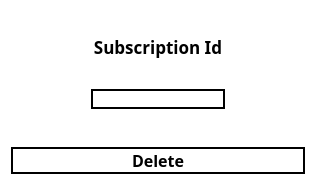
<?xml version="1.0" encoding="UTF-8"?>
<ui version="4.0">
 <class>Dialog</class>
 <widget class="QDialog" name="Dialog">
  <property name="geometry">
   <rect>
    <x>0</x>
    <y>0</y>
    <width>316</width>
    <height>185</height>
   </rect>
  </property>
  <property name="windowTitle">
   <string>Dialog</string>
  </property>
  <property name="styleSheet">
   <string notr="true">QDialog {
	background-color: white;
}</string>
  </property>
  <layout class="QVBoxLayout" name="verticalLayout">
   <item>
    <widget class="QLabel" name="label">
     <property name="font">
      <font>
       <family>Ubuntu Mono</family>
       <pointsize>13</pointsize>
       <weight>75</weight>
       <bold>true</bold>
      </font>
     </property>
     <property name="text">
      <string>Subscription Id</string>
     </property>
     <property name="alignment">
      <set>Qt::AlignCenter</set>
     </property>
    </widget>
   </item>
   <item>
    <widget class="QLineEdit" name="subscriptionId">
     <property name="styleSheet">
      <string notr="true">QLineEdit {
	border: 2px solid black;
	margin-left: 80px;
	margin-right: 80px;
}</string>
     </property>
    </widget>
   </item>
   <item>
    <spacer name="verticalSpacer">
     <property name="orientation">
      <enum>Qt::Vertical</enum>
     </property>
     <property name="sizeType">
      <enum>QSizePolicy::Minimum</enum>
     </property>
     <property name="sizeHint" stdset="0">
      <size>
       <width>20</width>
       <height>32</height>
      </size>
     </property>
    </spacer>
   </item>
   <item>
    <widget class="QPushButton" name="deleteSubButton">
     <property name="font">
      <font>
       <family>Ubuntu Mono</family>
       <pointsize>12</pointsize>
       <weight>75</weight>
       <bold>true</bold>
      </font>
     </property>
     <property name="styleSheet">
      <string notr="true">QPushButton {
	background-color: white;
	border: 2px solid black;
}</string>
     </property>
     <property name="text">
      <string>Delete</string>
     </property>
    </widget>
   </item>
  </layout>
 </widget>
 <resources/>
 <connections/>
</ui>
